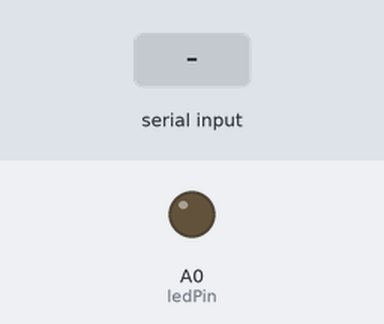
Bench run of a sketch on a simulated Arduino Uno, built with avr-gcc and run on an emulated ATmega328P. On the bench: output pins drawn as LEDs (lit = HIGH). The inputs (shaded band) are chosen by the test bench.

Above: at 1.2 s.
1.3 s: "1" received over Serial
Timing chart, 0 to 4.3 s (numbered marks = the images above; inputs shaded):
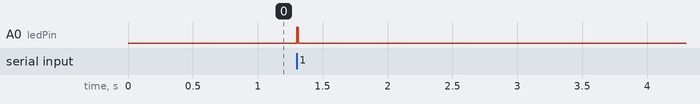

Measured:
- after the input at 1.3 s, A0 (ledPin): LOW → HIGH at once, → LOW 0.01 s later

The sketch:

tms.ino
```cpp
/* based from
 *  http://www.akeric.com/blog/?p=1140
 */

/*
# To find pinout of BNC cable:
#http://www.electronics2000.co.uk/pin-out/rfconns.php
*/

int timeDelay = 10; // time to power on TMS port
int ledPin = A0;   // select the pin for the LED
int val = 0;       // variable to store the data from the serial port

// the setup function runs once when you press reset or power the board
void setup() {
  pinMode(ledPin,OUTPUT);    // declare the LED's pin as output
  Serial.begin(230400);        // connect to the serial port
}

// the loop function runs over and over again forever
void loop () {
  val = Serial.read();          // read the serial port
  if(val > '0' && val <'9'){
    digitalWrite(ledPin, HIGH);   // turn the LED on (HIGH is the voltage level)
    delay(timeDelay);		  // delay
    digitalWrite(ledPin, LOW);    // turn the LED off by making the voltage LOW

  }
}
```
